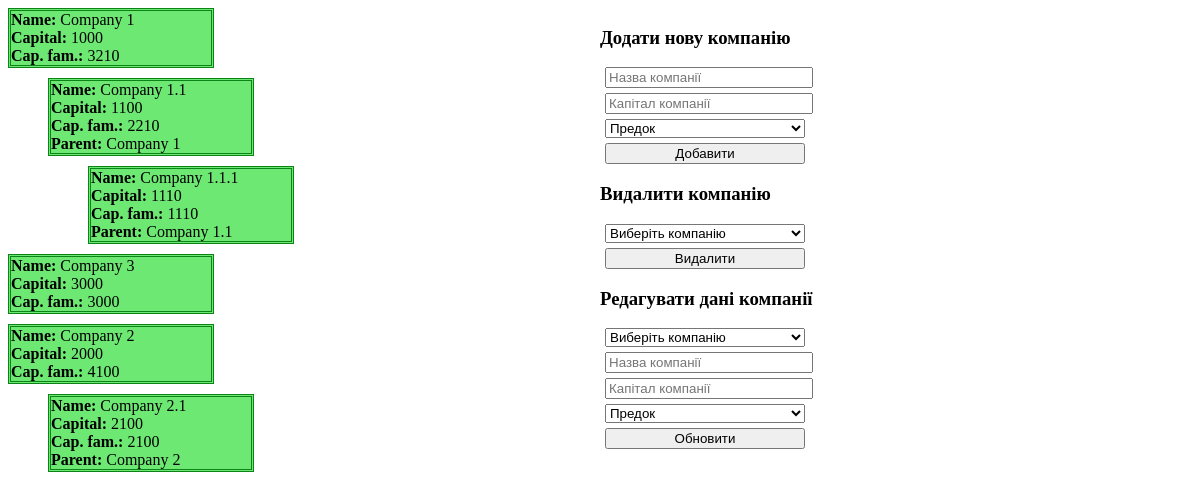
The page / on the database its author committed.
### tables this page shows
CREATE TABLE `table_company` (
  `id` int(11) NOT NULL,
  `name_company` varchar(100) NOT NULL,
  `Capital` int(11) NOT NULL,
  `parent` varchar(255) NOT NULL,
  `level` int(11) NOT NULL DEFAULT '0'
);

### function.php (the view, shortened to what this page needs)
<?php
	function selestForPrint(){
		global $mysqli;
		$query = ('SELECT * FROM `table_company` WHERE `parent` = ""');
		$result = mysqli_query($mysqli, $query)or die('Помилка при виведені даних з БД');
		$num_rows = mysqli_num_rows($result);
		printBlock($num_rows, $result);
	}
	$margin = 40;
	function printBlock($num_rows, $result){
		for($i = 0; $i < $num_rows; $i++){
			$row = mysqli_fetch_assoc($result);
			$parent_name = $row['name_company'];
			$capital_family = sumCapitalFamily($parent_name);
			$capital_family = $capital_family + $row["Capital"];
			$level = $row["level"];
			global $margin;
			echo("<div class='company_block' style = 'margin-left: ".$margin*$level."px'>");
				echo("<div class='intro_block'><b>Name: </b>".$row["name_company"]."</div>");
				echo("<div class='intro_block'><b>Capital: </b>".$row["Capital"]."</div>");
				echo("<div class='intro_block'><b>Cap. fam.: </b>".$capital_family."</div>");
				if($row["parent"] !== ""){
					echo("<div class='intro_block'><b>Parent: </b>".$row["parent"]."</div>");
				}
			echo("</div>");
			findChildren($parent_name);
		}
	}
	function findChildren($parent_name){
		global $mysqli;
		$query ="SELECT * FROM `table_company` WHERE `parent` = '$parent_name' ";
		$result = mysqli_query($mysqli, $query)or die('Помилка при виборі даних з БД');
		$num_rows = mysqli_num_rows($result);
		printBlock($num_rows, $result);
	}
	function sumCapitalFamily($parent_name){
		global $mysqli;
		$query ="SELECT * FROM `table_company` WHERE `parent` = '$parent_name' ";
		$result = mysqli_query($mysqli, $query)or die('Помилка при виборі даних з БД');
		$num_rows = mysqli_num_rows($result);
		$sum = 0;
		for($i = 0; $i < $num_rows; $i++){
			$row = mysqli_fetch_assoc($result);
			$name_company[$i] = $row["name_company"];
			$var = sumCapitalFamily($name_company[$i]);
			$a[$i] = $row["Capital"];
			$sum = $sum + $a[$i] + $var;
		}
		return $sum;
	}
?>

### index.php (shortened to what this page needs)
<!DOCTYPE HTML>
<html>
<head>
	<link href="style.css" rel="stylesheet">
</head>
<body>
<div class="left_block">
	<?php
		require_once 'function.php';
		selestForPrint();
	?>
</div>
<div class="right_block">
	<form method="post">
		<h3>Додати нову компанію</h3>
		<input type="text" placeholder="Назва компанії" name="name_company"/>
		<input type="number" placeholder="Капітал компанії" name="capital"/>
		<select name="addParent">
			<option selected value="noselected">Предок</option>
		</select>
		<input type="submit" name="add" value="Добавити"/>
	</form>
	<form method="post">
		<h3>Видалити компанію</h3>
		<select name="delSelect">
			<option disabled selected value="noselected">Виберіть компанію</option>
		</select>
		<input type="submit" name="add" value="Видалити"/>
	</form>
	<form method="post">
		<h3>Редагувати дані компанії</h3>
		<select name="changeSelect">
			<option selected value="noselected">Виберіть компанію</option>
		</select>
		<input type="text" placeholder="Назва компанії" name="new_name_company"/>
		<input type="number" placeholder="Капітал компанії" name="new_capital"/>
		<select name="changeParent">
			<option selected value="noselected">Предок</option>
		</select>
		<input type="submit" name="add" value="Обновити"/>
	</form>
</div>
</body>
</html>

### style.css (style rules this page uses)
div.left_block { position: relative; width: 50%; float: left; left: 0; }
div.company_block { width: 200px; background-color: #6ce873; border: 3px double #0c8317; margin-bottom: 10px; }
div.intro_block { text-align: left; }
div.right_block { width: 50%; right: 0; margin: auto; position: fixed; }
input, select { display: block; width: 200px; margin: 5px; }

### rows shown on the page
table_company: name_company "Company 1", Capital "1000", capital_family "3210"
table_company: name_company "Company 1.1", Capital "1100", capital_family "2210", parent "Company 1"
table_company: name_company "Company 1.1.1", Capital "1110", capital_family "1110", parent "Company 1.1"
table_company: name_company "Company 3", Capital "3000", capital_family "3000"
table_company: name_company "Company 2", Capital "2000", capital_family "4100"
table_company: name_company "Company 2.1", Capital "2100", capital_family "2100", parent "Company 2"
